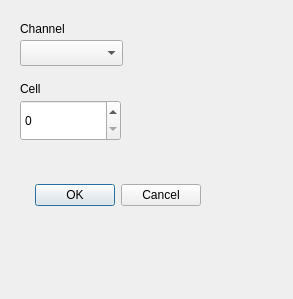
<?xml version="1.0" encoding="UTF-8"?>
<ui version="4.0">
 <class>DialogChCell</class>
 <widget class="QDialog" name="DialogChCell">
  <property name="geometry">
   <rect>
    <x>0</x>
    <y>0</y>
    <width>293</width>
    <height>299</height>
   </rect>
  </property>
  <property name="windowTitle">
   <string>Dialog</string>
  </property>
  <widget class="QDialogButtonBox" name="buttonBox">
   <property name="geometry">
    <rect>
     <x>30</x>
     <y>180</y>
     <width>171</width>
     <height>31</height>
    </rect>
   </property>
   <property name="orientation">
    <enum>Qt::Horizontal</enum>
   </property>
   <property name="standardButtons">
    <set>QDialogButtonBox::Cancel|QDialogButtonBox::Ok</set>
   </property>
  </widget>
  <widget class="QComboBox" name="SelectChannel">
   <property name="geometry">
    <rect>
     <x>20</x>
     <y>40</y>
     <width>103</width>
     <height>26</height>
    </rect>
   </property>
  </widget>
  <widget class="QSpinBox" name="spinBox">
   <property name="geometry">
    <rect>
     <x>20</x>
     <y>100</y>
     <width>101</width>
     <height>41</height>
    </rect>
   </property>
  </widget>
  <widget class="QLabel" name="labelCh">
   <property name="geometry">
    <rect>
     <x>20</x>
     <y>20</y>
     <width>72</width>
     <height>18</height>
    </rect>
   </property>
   <property name="text">
    <string>Channel</string>
   </property>
  </widget>
  <widget class="QLabel" name="labelCell">
   <property name="geometry">
    <rect>
     <x>20</x>
     <y>80</y>
     <width>72</width>
     <height>18</height>
    </rect>
   </property>
   <property name="text">
    <string>Cell</string>
   </property>
  </widget>
 </widget>
 <resources/>
 <connections>
  <connection>
   <sender>buttonBox</sender>
   <signal>accepted()</signal>
   <receiver>DialogChCell</receiver>
   <slot>accept()</slot>
   <hints>
    <hint type="sourcelabel">
     <x>248</x>
     <y>254</y>
    </hint>
    <hint type="destinationlabel">
     <x>157</x>
     <y>274</y>
    </hint>
   </hints>
  </connection>
  <connection>
   <sender>buttonBox</sender>
   <signal>rejected()</signal>
   <receiver>DialogChCell</receiver>
   <slot>reject()</slot>
   <hints>
    <hint type="sourcelabel">
     <x>316</x>
     <y>260</y>
    </hint>
    <hint type="destinationlabel">
     <x>286</x>
     <y>274</y>
    </hint>
   </hints>
  </connection>
 </connections>
</ui>
